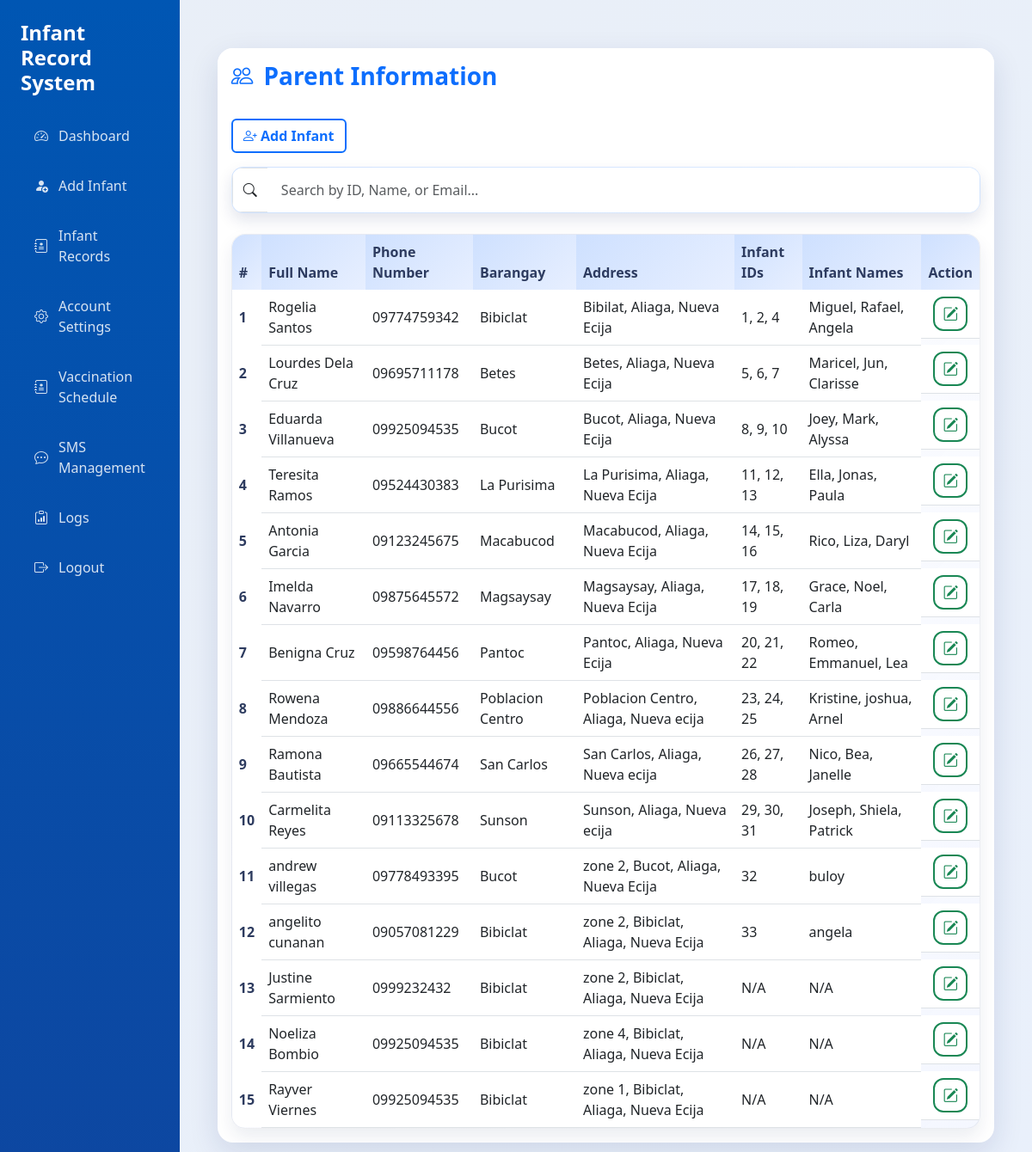
/view_parents.php, run on an earlier commit of the app's database.
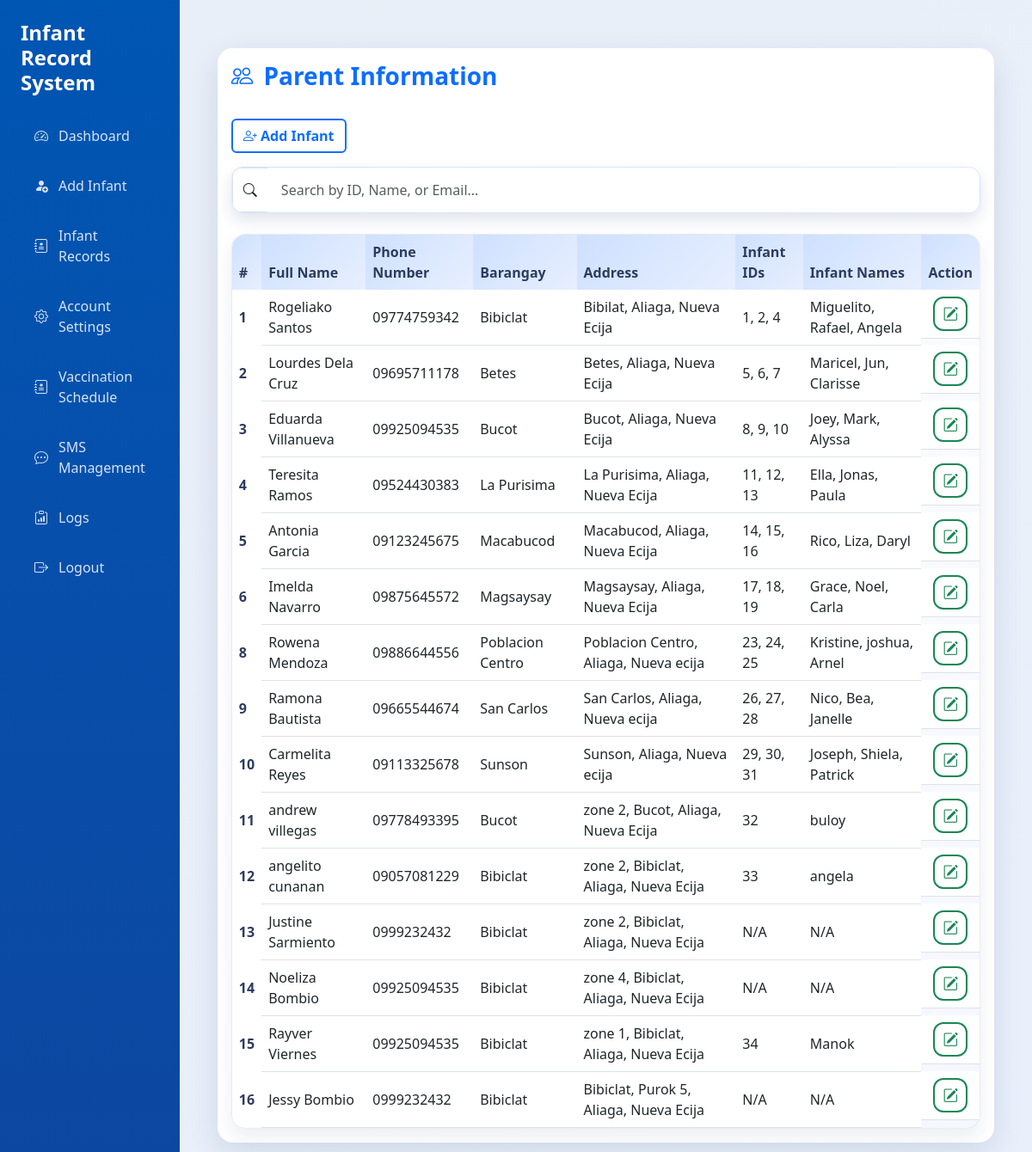
And on a later commit of the database.
### tables this page shows
CREATE TABLE `parents` (
  `id` int(11) NOT NULL,
  `first_name` varchar(100) NOT NULL,
  `last_name` varchar(100) NOT NULL,
  `email` varchar(150) DEFAULT NULL,
  `phone` varchar(20) DEFAULT NULL,
  `address` text DEFAULT NULL,
  `purok` enum('Purok 1','Purok 2','Purok 3','Purok 4','Purok 5','Purok 6','Purok 7') NOT NULL,
  `Municipality` enum('Aliaga','Bongabon','Cabiao','Carranglan','Gabaldon','General Mamerto Natividad','General Tinio','Guimba','Jaen','Laur','Licab','Llanera','Lupao','Nampicuan','Pantabangan','Peñaranda','Quezon','Rizal','San Antonio','San Isidro','San Leonardo','Santa Rosa','Santo Domingo','Talavera','Talugtug','Zaragoza','Cabanatuan City','Gapan City','Science City of Muñoz','Palayan City','San Jose City') NOT NULL,
  `Province` enum('Aurora','Bataan','Bulacan','Nueva Ecija','Pampanga','Tarlac','Zambales') NOT NULL DEFAULT 'Nueva Ecija',
  `baranggay` varchar(100) DEFAULT NULL,
  `created_at` timestamp NOT NULL DEFAULT current_timestamp(),
  `updated_at` timestamp NOT NULL DEFAULT current_timestamp() ON UPDATE current_timestamp(),
  `barangay` varchar(100) DEFAULT NULL
);

### view_parents.php (the view, shortened to what the changed rows need)
<?php
include 'dbForm.php';
$role = $_SESSION['user']['role'] ?? '';
$isParent = ($role === 'parent');
$parentEmail = ($isParent && isset($_SESSION['user']['email'])) ? mysqli_real_escape_string($con, $_SESSION['user']['email']) : null;
?>
<!DOCTYPE html>
<html lang="en">
<head>
    <link rel="stylesheet" href="https://cdn.jsdelivr.net/npm/bootstrap@5.3.0/dist/css/bootstrap.min.css">
    <link rel="stylesheet" href="https://cdn.jsdelivr.net/npm/bootstrap-icons/font/bootstrap-icons.css">
    <link rel="stylesheet" href="assets/css/theme.css">
</head>
<body>
    <div class="content-area">
        <div class="container-fluid mt-4">
            <div class="card card-shadow">
                <div class="card-body">
                    <div class="table-modern table-modern-elevated">
                        <div class="table-responsive">
                            <table class="table table-hover align-middle mb-0">
                            <thead>
                            <tr>
                                <th scope="col">#</th>
                                <th scope="col">Full Name</th>
                                <th scope="col">Phone Number</th>
                                <th scope="col">Barangay</th>
                                <th scope="col">Address</th>
                                <th scope="col">Infant IDs</th>
                                <th scope="col">Infant Names</th>
                                <?php if (!$isParent): ?>
                                    <th scope="col">Action</th>
                                <?php endif; ?>
                            </tr>
                            </thead>
                            <tbody>
                            <?php
                            $search = (!$isParent && isset($_GET['search'])) ? mysqli_real_escape_string($con, $_GET['search']) : '';
                            if ($isParent && $parentEmail) {
                                if (!empty($search)) {
                                    $sql = "SELECT parents.*,
                                               GROUP_CONCAT(infantinfo.id SEPARATOR ', ') AS infant_ids,
                                               GROUP_CONCAT(infantinfo.firstname SEPARATOR ', ') AS infant_names
                                            FROM parents
                                            LEFT JOIN infantinfo ON parents.id = infantinfo.parent_id
                                            WHERE parents.email = '$parentEmail' AND (
                                                parents.id LIKE '%$search%' OR
                                                parents.first_name LIKE '%$search%' OR
                                                parents.last_name LIKE '%$search%' OR
                                                parents.email LIKE '%$search%')
                                            GROUP BY parents.id";
                                } else {
                                    $sql = "SELECT parents.*,
                                               GROUP_CONCAT(infantinfo.id SEPARATOR ', ') AS infant_ids,
                                               GROUP_CONCAT(infantinfo.firstname SEPARATOR ', ') AS infant_names
                                            FROM parents
                                            LEFT JOIN infantinfo ON parents.id = infantinfo.parent_id
                                            WHERE parents.email = '$parentEmail'
                                            GROUP BY parents.id";
                                }
                            } else {
                                if (!empty($search)) {
                                    $sql = "SELECT parents.*,
                                               GROUP_CONCAT(infantinfo.id SEPARATOR ', ') AS infant_ids,
                                               GROUP_CONCAT(infantinfo.firstname SEPARATOR ', ') AS infant_names
                                            FROM parents
                                            LEFT JOIN infantinfo ON parents.id = infantinfo.parent_id
                                            WHERE
                                                parents.id LIKE '%$search%' OR
                                                parents.first_name LIKE '%$search%' OR
                                                parents.last_name LIKE '%$search%' OR
                                                parents.email LIKE '%$search%'
                                            GROUP BY parents.id";
                                } else {
                                    $sql = "SELECT parents.*,
                                               GROUP_CONCAT(infantinfo.id SEPARATOR ', ') AS infant_ids,
                                               GROUP_CONCAT(infantinfo.firstname SEPARATOR ', ') AS infant_names
                                            FROM parents
                                            LEFT JOIN infantinfo ON parents.id = infantinfo.parent_id
                                            GROUP BY parents.id";
                                }
                            }
                            $result = mysqli_query($con, $sql);
                            if ($result) {
                                while ($row = mysqli_fetch_assoc($result)) {
                                    $id = $row['id'];
                                    $first_name = $row['first_name'];
                                    $last_name = $row['last_name'];
                                    $fullName = trim(preg_replace('/\s+/', ' ', $first_name . ' ' . $last_name));
                                    $phone = $row['phone'];
                                    $barangay = $row['barangay'];
                                    $address = $row['address']; ?>
                                    <tr>
                                        <th scope="row"><?php echo $id; ?></th>
                                        <td><?php echo $fullName; ?></td>
                                        <td><?php echo $phone; ?></td>
                                        <td><?php echo $barangay; ?></td>
                                        <td><?php echo $address; ?></td>
                                        <td><?php echo $row['infant_ids'] ?: 'N/A'; ?></td>
                                        <td><?php echo $row['infant_names'] ?: 'N/A'; ?></td>
                                        <?php if (!$isParent): ?>
                                            <td class="d-flex gap-1 justify-content-center action-icons">
                                                <button class="btn btn-outline-success btn-sm" onclick="confirmEdit(<?php echo $id; ?>)" title="Edit"><i class="bi bi-pencil-square"></i></button>
                                            </td>
                                        <?php endif; ?>
                                    </tr>
                            <?php
                                }
                            }
                            ?>
                            </tbody>
                            </table>
                        </div>
                    </div>
                </div>
            </div>
        </div>
    </div>
</body>
</html>

What changed in the data, as far as the page shows it:
removed parents: id "7", fullName "Benigna Cruz", phone "09598764456", barangay "Pantoc", address "Pantoc, Aliaga, Nueva Ecija", infant_ids "20, 21, 22", infant_names "Romeo, Emmanuel, Lea"
changed parents "Bibilat, Aliaga, Nueva Ecija": fullName "Rogelia Santos" → "Rogeliako Santos"; infant_names "Miguel, Rafael, Angela" → "Miguelito, Rafael, Angela"
changed parents "Rayver Viernes": infant_ids "N/A" → "34"; infant_names "N/A" → "Manok"
added parents: id "16", fullName "Jessy Bombio", phone "0999232432", barangay "Bibiclat", address "Bibiclat, Purok 5, Aliaga, Nueva Ecija", infant_ids "N/A", infant_names "N/A"
